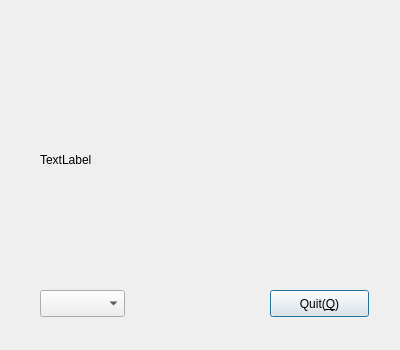
<?xml version="1.0" encoding="UTF-8"?>
<ui version="4.0">
 <class>Dialog</class>
 <widget class="QDialog" name="Dialog">
  <property name="geometry">
   <rect>
    <x>0</x>
    <y>0</y>
    <width>400</width>
    <height>350</height>
   </rect>
  </property>
  <property name="windowTitle">
   <string>vote window</string>
  </property>
  <widget class="QLabel" name="label">
   <property name="geometry">
    <rect>
     <x>40</x>
     <y>40</y>
     <width>320</width>
     <height>240</height>
    </rect>
   </property>
   <property name="text">
    <string>TextLabel</string>
   </property>
  </widget>
  <widget class="QComboBox" name="comboBox">
   <property name="geometry">
    <rect>
     <x>40</x>
     <y>290</y>
     <width>85</width>
     <height>27</height>
    </rect>
   </property>
  </widget>
  <widget class="QPushButton" name="pushButton">
   <property name="geometry">
    <rect>
     <x>270</x>
     <y>290</y>
     <width>99</width>
     <height>27</height>
    </rect>
   </property>
   <property name="text">
    <string>Quit(&amp;Q)</string>
   </property>
  </widget>
 </widget>
 <resources/>
 <connections>
  <connection>
   <sender>pushButton</sender>
   <signal>clicked()</signal>
   <receiver>Dialog</receiver>
   <slot>close()</slot>
   <hints>
    <hint type="sourcelabel">
     <x>307</x>
     <y>308</y>
    </hint>
    <hint type="destinationlabel">
     <x>310</x>
     <y>325</y>
    </hint>
   </hints>
  </connection>
 </connections>
</ui>
